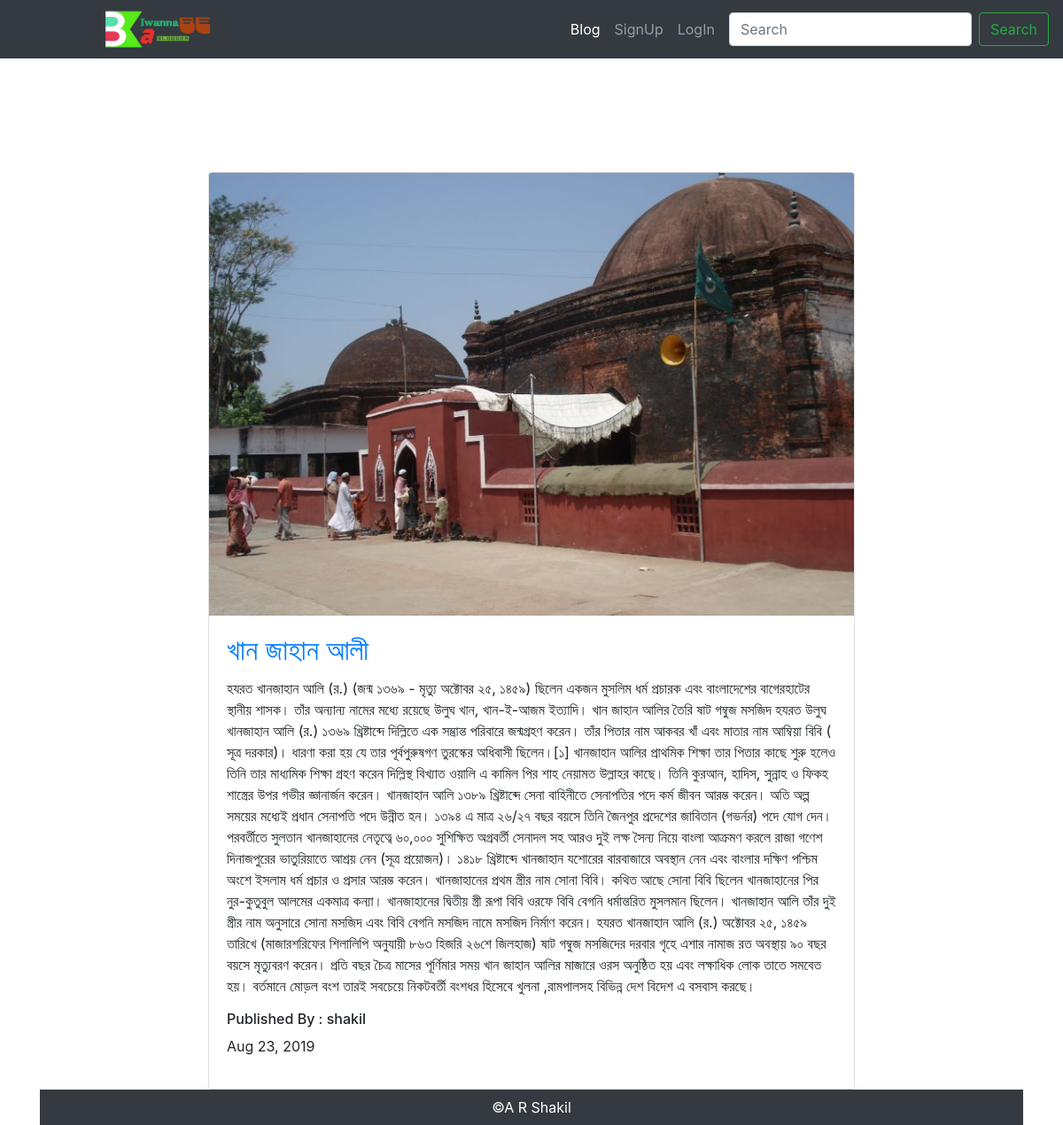
Page /blog/detail/16/ on the committed database.
### blog/models.py (models this page shows, shortened)
class Blog(models.Model):
    image = models.ImageField(upload_to='picture/')
    title = models.CharField(max_length=300)
    description = models.TextField()
    author = models.ForeignKey(User, on_delete=models.CASCADE)
    pub_date = models.DateTimeField(auto_now_add=True)
    def pub_date_pretty(self):
        return self.pub_date.strftime('%b %e, %Y')
    def image_tag(self):
        return format_html('<img src="/media/%s" width="100"/>'%self.image)
    image_tag.short_description = 'Image'
    class Meta:
        db_table ='Blog_Post'
        ordering = ["-id"]
        verbose_name = "Blog"
        verbose_name_plural = "Blogs"

### blog/views.py (the view)
# urls.py: path('detail/<int:id>/', views.detail, name='detail'),
def detail(request,id):
    context = {
        'blog':get_object_or_404(Blog,pk=id)
    }
    return render(request,"blog/blog_detail.html",context)

### blog/templates/blog/blog_detail.html (shortened to what this page needs)
{% extends 'base.html' %}
{% load static %}
{% block content %}
<div class="row">
    <div class="col-8 offset-2">
       <div class="card">
        <img class="card-img-top" src="{{ blog.image.url }}" alt="Card image cap"
             style="height:500px;object-fit:cover;">
        <div class="card-body">
            <a href="{% url 'blog:detail' blog.id %}"><h2 class="card-title">{{blog.title|truncatechars:15}}</h2>
            </a>
            <p class="card-text">{{blog.description}}</p>
            <h6>Published By : {{blog.author.username}}</h6>
            <p>{{blog.pub_date_pretty}}</p>
        </div>
    </div>
    </div>
</div>
{% endblock %}

### rows in the picture
Blog: image (picture), title "খান জাহান আলী", description "হযরত খানজাহান আলি (র.) (জন্ম ১৩৬৯ - মৃত্যু অক্টোবর ২৫, ১৪৫৯) ছিলেন একজন মুসলিম ধর্ম প্রচারক এবং বাংলাদেশের বাগেরহাটের স্থানীয় শাসক। তাঁর অন্যান্য নামের মধ্যে রয়েছে উলুঘ খান, খান-ই-আজম ইত্যাদি। খান জাহান আলির তৈরি ষাট গম্বুজ মসজিদ হযরত উলুঘ খানজাহান আলি (র.) ১৩৬৯ খ্রিষ্টাব্দে দিল্লিতে এক সম্ভ্রান্ত পরিবারে জন্মগ্রহণ করেন। তাঁর পিতার নাম আকবর খাঁ এবং মাতার নাম আম্বিয়া বিবি ( সূত্র দরকার)। ধারণা করা হয় যে তার পূর্বপুরুষগণ তুরস্কের অধিবাসী ছিলেন।[১] খানজাহান আলির প্রাথমিক শিক্ষা তার পিতার কাছে শুরু হলেও তিনি তার মাধ্যমিক শিক্ষা গ্রহণ করেন দিল্লিস্থ বিখ্যাত ওয়ালি এ কামিল পির শাহ নেয়ামত উল্লাহর কাছে। তিনি কুরআন, হাদিস, সুন্নাহ ও ফিকহ শাস্ত্রের উপর গভীর জ্ঞানার্জন করেন। খানজাহান আলি ১৩৮৯…", author.username "shakil", pub_date_pretty "Aug 23, 2019"
